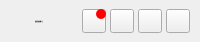
    <widget class="QWidget" name="FMTitleBar" native="true">
     <property name="sizePolicy">
      <sizepolicy hsizetype="Preferred" vsizetype="Preferred">
       <horstretch>0</horstretch>
       <verstretch>0</verstretch>
      </sizepolicy>
     </property>
     <property name="minimumSize">
      <size>
       <width>0</width>
       <height>42</height>
      </size>
     </property>
     <property name="maximumSize">
      <size>
       <width>16777215</width>
       <height>42</height>
      </size>
     </property>
     <property name="font">
      <font>
       <family>Microsoft YaHei</family>
       <pointsize>-1</pointsize>
      </font>
     </property>
     <property name="styleSheet">
      <string notr="true"/>
     </property>
     <layout class="QHBoxLayout" name="horizontalLayout_7" stretch="0,1,0,0,0,0">
      <property name="spacing">
       <number>4</number>
      </property>
      <property name="leftMargin">
       <number>5</number>
      </property>
      <property name="topMargin">
       <number>0</number>
      </property>
      <property name="rightMargin">
       <number>10</number>
      </property>
      <property name="bottomMargin">
       <number>0</number>
      </property>
      <item>
       <widget class="QLabel" name="wicon_2">
        <property name="minimumSize">
         <size>
          <width>26</width>
          <height>26</height>
         </size>
        </property>
        <property name="maximumSize">
         <size>
          <width>26</width>
          <height>26</height>
         </size>
        </property>
        <property name="styleSheet">
         <string notr="true">#wicon_2{
  border-image:url($(assets)/res/ic_launcher.png);
}</string>
        </property>
       </widget>
      </item>
      <item>
       <widget class="QLabel" name="systitle">
        <property name="minimumSize">
         <size>
          <width>0</width>
          <height>0</height>
         </size>
        </property>
        <property name="font">
         <font>
          <family>Microsoft YaHei</family>
          <pointsize>-1</pointsize>
         </font>
        </property>
        <property name="styleSheet">
         <string notr="true">#title{
 font-size:12pt;
 font-family:&quot;Microsoft YaHei&quot;;
 color:#ffffff;
}</string>
        </property>
        <property name="text">
         <string>金颖金颖智慧门店</string>
        </property>
       </widget>
      </item>
      <item>
       <widget class="QWidget" name="widget" native="true">
        <property name="sizePolicy">
         <sizepolicy hsizetype="Fixed" vsizetype="Fixed">
          <horstretch>0</horstretch>
          <verstretch>0</verstretch>
         </sizepolicy>
        </property>
        <property name="minimumSize">
         <size>
          <width>24</width>
          <height>24</height>
         </size>
        </property>
        <property name="maximumSize">
         <size>
          <width>24</width>
          <height>24</height>
         </size>
        </property>
        <widget class="QPushButton" name="sysmsg">
         <property name="geometry">
          <rect>
           <x>0</x>
           <y>0</y>
           <width>24</width>
           <height>24</height>
          </rect>
         </property>
         <property name="minimumSize">
          <size>
           <width>24</width>
           <height>24</height>
          </size>
         </property>
         <property name="maximumSize">
          <size>
           <width>24</width>
           <height>24</height>
          </size>
         </property>
         <property name="font">
          <font>
           <family>Microsoft YaHei</family>
           <pointsize>-1</pointsize>
          </font>
         </property>
         <property name="focusPolicy">
          <enum>Qt::NoFocus</enum>
         </property>
         <property name="toolTip">
          <string>消息</string>
         </property>
         <property name="styleSheet">
          <string notr="true">.QPushButton{
  border-image:url($(assets)/res/sysmsg.png);
}</string>
         </property>
         <property name="text">
          <string/>
         </property>
         <property name="autoDefault">
          <bool>false</bool>
         </property>
        </widget>
        <widget class="QLabel" name="newmsg">
         <property name="geometry">
          <rect>
           <x>14</x>
           <y>0</y>
           <width>10</width>
           <height>10</height>
          </rect>
         </property>
         <property name="sizePolicy">
          <sizepolicy hsizetype="Fixed" vsizetype="Fixed">
           <horstretch>0</horstretch>
           <verstretch>0</verstretch>
          </sizepolicy>
         </property>
         <property name="minimumSize">
          <size>
           <width>8</width>
           <height>8</height>
          </size>
         </property>
         <property name="font">
          <font>
           <family>Microsoft YaHei</family>
           <pointsize>-1</pointsize>
          </font>
         </property>
         <property name="styleSheet">
          <string notr="true">background-color:#ff0000;
border-radius:5px;
color:#ffffff;
</string>
         </property>
         <property name="text">
          <string/>
         </property>
         <property name="alignment">
          <set>Qt::AlignCenter</set>
         </property>
        </widget>
       </widget>
      </item>
      <item>
       <widget class="QPushButton" name="sysmin">
        <property name="minimumSize">
         <size>
          <width>24</width>
          <height>24</height>
         </size>
        </property>
        <property name="maximumSize">
         <size>
          <width>24</width>
          <height>24</height>
         </size>
        </property>
        <property name="font">
         <font>
          <family>Microsoft YaHei</family>
          <pointsize>-1</pointsize>
         </font>
        </property>
        <property name="focusPolicy">
         <enum>Qt::NoFocus</enum>
        </property>
        <property name="toolTip">
         <string>最小化</string>
        </property>
        <property name="styleSheet">
         <string notr="true">.QPushButton{
  border-image:url($(assets)/res/sysm.png);
}</string>
        </property>
        <property name="text">
         <string/>
        </property>
        <property name="autoDefault">
         <bool>false</bool>
        </property>
       </widget>
      </item>
      <item>
       <widget class="QPushButton" name="sysmax">
        <property name="minimumSize">
         <size>
          <width>24</width>
          <height>24</height>
         </size>
        </property>
        <property name="maximumSize">
         <size>
          <width>24</width>
          <height>24</height>
         </size>
        </property>
        <property name="font">
         <font>
          <family>Microsoft YaHei</family>
          <pointsize>-1</pointsize>
         </font>
        </property>
        <property name="focusPolicy">
         <enum>Qt::NoFocus</enum>
        </property>
        <property name="toolTip">
         <string>最大化/恢复窗口</string>
        </property>
        <property name="styleSheet">
         <string notr="true">.QPushButton{
  border-image:url($(assets)/res/sysx.png); 
}</string>
        </property>
        <property name="text">
         <string/>
        </property>
        <property name="autoDefault">
         <bool>false</bool>
        </property>
       </widget>
      </item>
      <item>
       <widget class="QPushButton" name="sysclose">
        <property name="minimumSize">
         <size>
          <width>24</width>
          <height>24</height>
         </size>
        </property>
        <property name="maximumSize">
         <size>
          <width>24</width>
          <height>24</height>
         </size>
        </property>
        <property name="font">
         <font>
          <family>Microsoft YaHei</family>
          <pointsize>-1</pointsize>
         </font>
        </property>
        <property name="focusPolicy">
         <enum>Qt::NoFocus</enum>
        </property>
        <property name="toolTip">
         <string>退出</string>
        </property>
        <property name="styleSheet">
         <string notr="true">.QPushButton{
  border-image:url($(assets)/res/sysc.png);
}</string>
        </property>
        <property name="text">
         <string/>
        </property>
        <property name="autoDefault">
         <bool>false</bool>
        </property>
       </widget>
      </item>
     </layout>
    </widget>
